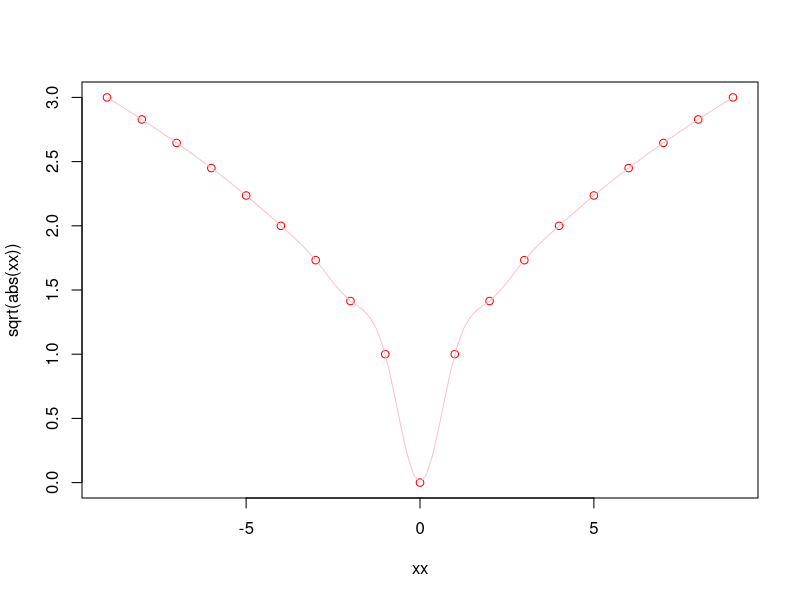
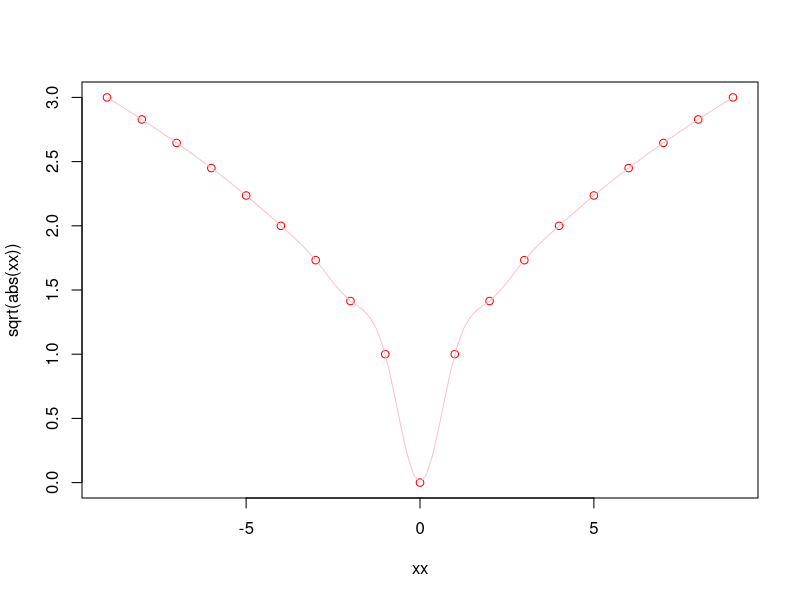

Source code (R) for these figures, in order: (Note: this script raises an error after producing the figures.)

require(stats) # for spline
require(graphics)
xx <- -9:9
plot(xx, sqrt(abs(xx)),  col = "red")
lines(spline(xx, sqrt(abs(xx)), n=101), col = "pink")

x <- 5
x + 2
y <- x^2
z <- 3
38^2
require(stats) # for spline
require(graphics)
xx <- -9:9
plot(xx, sqrt(abs(xx)),  col = "red")
lines(spline(xx, sqrt(abs(xx)), n=101), col = "pink")
#Assign the value 6+2 to x
x <- 6+2
x

myvariable <- c(2, 33, 43, 54, -9)
sum(myvariable)
length(myvariable)
myvariable2 <- myvariable * 3
mean(myvariable2)
sum(myvariable)
myvariable2[2]
myvariable2 > 2
myvariable2[myvariable2 > 45]
myvariable2 > 45
z <- evens(1,100)
